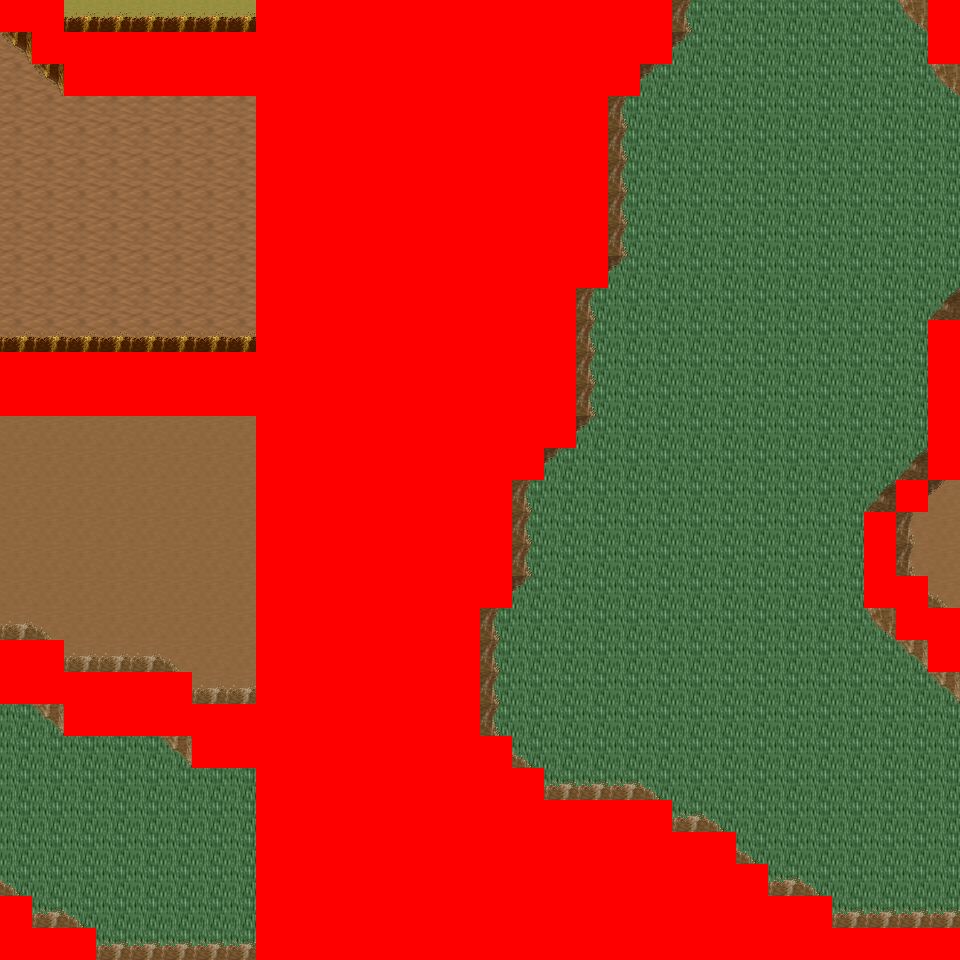

This is a level from a 2D game, rendered from its Tiled map with the project's own tilesets. A one-line summary and the map file follow, with tile-layer data summarised:
An orthogonal 30x30 tile map with 32x32 px tiles, 6 tile layers (Ground, Object, Object2, Above, ...), 14 tilesets and 6 objects (6x mapExit).

<map version="1.0" orientation="orthogonal" renderorder="right-down" width="30" height="30" tilewidth="32" tileheight="32" nextobjectid="7">
  <tileset firstgid="1" name="tileset_logic_collision" tilewidth="32" tileheight="32" tilecount="1" columns="1">
    <image source="../drawable/tileset_logic_collision.png" width="32" height="32" />
  </tileset>
  <tileset firstgid="2" name="tileset_ground_ground" tilewidth="32" tileheight="32" tilecount="33" columns="3">
    <image source="../drawable/tileset_ground_ground.png" width="96" height="352" />
  </tileset>
  <tileset firstgid="35" name="tileset_ground_ridge_earth_pale" tilewidth="32" tileheight="32" tilecount="96" columns="12">
    <image source="../drawable/tileset_ground_ridge_earth_pale.png" width="384" height="256" />
  </tileset>
  <tileset firstgid="131" name="tileset_ground_ridge_earth_dark" tilewidth="32" tileheight="32" tilecount="96" columns="12">
    <image source="../drawable/tileset_ground_ridge_earth_dark.png" width="384" height="256" />
  </tileset>
  <tileset firstgid="227" name="tileset_terrain_desert" tilewidth="32" tileheight="32" tilecount="88" columns="8">
    <image source="../drawable/tileset_terrain_desert.png" width="256" height="352" />
  </tileset>
  <tileset firstgid="315" name="tileset_plant_tree_tree_darkgreen" tilewidth="32" tileheight="32" tilecount="88" columns="8">
    <image source="../drawable/tileset_plant_tree_tree_darkgreen.png" width="256" height="352" />
  </tileset>
  <tileset firstgid="403" name="tileset_building_tan_building" tilewidth="32" tileheight="32" tilecount="24" columns="4">
    <image source="../drawable/tileset_building_tan_building.png" width="128" height="192" />
  </tileset>
  <tileset firstgid="427" name="tileset_plant_cactus_2" tilewidth="32" tileheight="32" tilecount="10" columns="5">
    <image source="../drawable/tileset_plant_cactus_2.png" width="160" height="64" />
  </tileset>
  <tileset firstgid="437" name="tileset_ground_sand_2" tilewidth="32" tileheight="32" tilecount="15" columns="5">
    <image source="../drawable/tileset_ground_sand_2.png" width="160" height="96" />
  </tileset>
  <tileset firstgid="452" name="tileset_object_stone_well" tilewidth="32" tileheight="32" tilecount="6" columns="2">
    <image source="../drawable/tileset_object_stone_well.png" width="64" height="96" />
  </tileset>
  <tileset firstgid="458" name="tileset_plant_tree_banana_tree" tilewidth="32" tileheight="32" tilecount="40" columns="4">
    <image source="../drawable/tileset_plant_tree_banana_tree.png" width="128" height="320" />
  </tileset>
  <tileset firstgid="498" name="tileset_ground_sand_edges" tilewidth="32" tileheight="32" tilecount="15" columns="5">
    <image source="../drawable/tileset_ground_sand_edges.png" width="160" height="96" />
  </tileset>
  <tileset firstgid="513" name="tileset_building_window_window_centered" tilewidth="32" tileheight="32" tilecount="1" columns="1">
    <image source="../drawable/tileset_building_window_window_centered.png" width="32" height="32" />
  </tileset>
  <tileset firstgid="514" name="tileset_building_door_closed" tilewidth="32" tileheight="32" tilecount="1" columns="1">
    <image source="../drawable/tileset_building_door_closed.png" width="32" height="32" />
  </tileset>
  <layer name="Ground" width="30" height="30">
    <data>[900 cells, 900 non-empty, 5 distinct tile ids]</data>
  </layer>
  <layer name="Object" width="30" height="30">
    <data>[900 cells, 278 non-empty, 34 distinct tile ids]</data>
  </layer>
  <layer name="Object2" width="30" height="30">
    <data>[900 cells, 0 non-empty, 0 distinct tile ids]</data>
  </layer>
  <layer name="Above" width="30" height="30">
    <data>[900 cells, 132 non-empty, 22 distinct tile ids]</data>
  </layer>
  <layer name="Above2" width="30" height="30">
    <data>[900 cells, 0 non-empty, 0 distinct tile ids]</data>
  </layer>
  <layer name="Walkable" width="30" height="30">
    <data>[900 cells, 390 non-empty, 1 distinct tile ids]</data>
  </layer>
  <objectgroup name="MapEvents">
    <object id="1" name="north" type="mapExit" x="64" y="0" width="192" height="32">
      <properties>
        <property name="map" value="level_0_x4_y147" />
        <property name="x" value="2" />
        <property name="y" value="28" />
      </properties>
    </object>
    <object id="2" name="north2" type="mapExit" x="672" y="0" width="256" height="32">
      <properties>
        <property name="map" value="level_0_x4_y147" />
        <property name="x" value="21" />
        <property name="y" value="28" />
      </properties>
    </object>
    <object id="3" name="south" type="mapExit" x="96" y="928" width="160" height="32">
      <properties>
        <property name="map" value="level_0_x4_y149" />
        <property name="x" value="3" />
        <property name="y" value="1" />
      </properties>
    </object>
    <object id="4" name="west" type="mapExit" x="0" y="32" width="32" height="320">
      <properties>
        <property name="map" value="level_0_x3_y148" />
        <property name="x" value="28" />
        <property name="y" value="1" />
      </properties>
    </object>
    <object id="5" name="west2" type="mapExit" x="0" y="416" width="32" height="224">
      <properties>
        <property name="map" value="level_0_x3_y148" />
        <property name="x" value="28" />
        <property name="y" value="13" />
      </properties>
    </object>
    <object id="6" name="west3" type="mapExit" x="0" y="704" width="32" height="192">
      <properties>
        <property name="map" value="level_0_x3_y148" />
        <property name="x" value="28" />
        <property name="y" value="22" />
      </properties>
    </object>
  </objectgroup>
</map>
